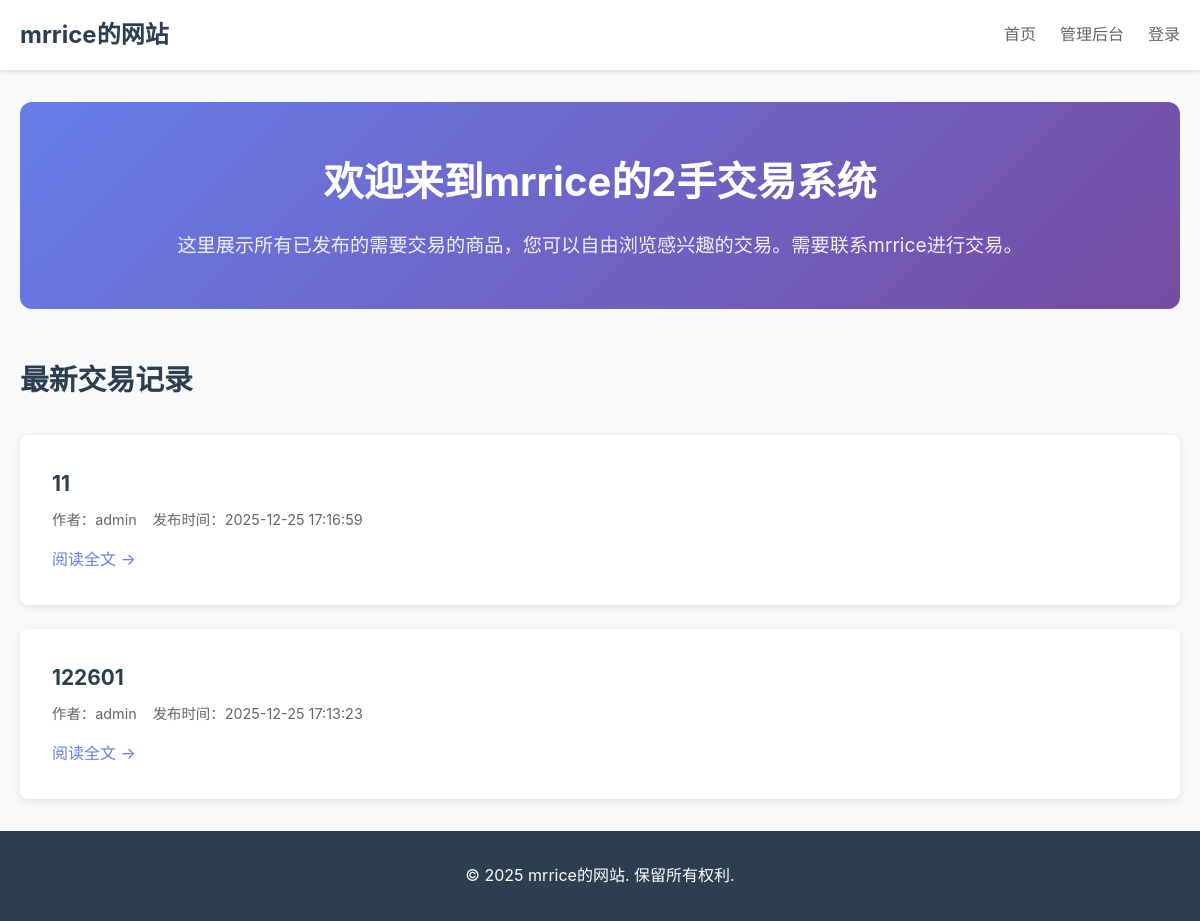
Before: / with the older database file.
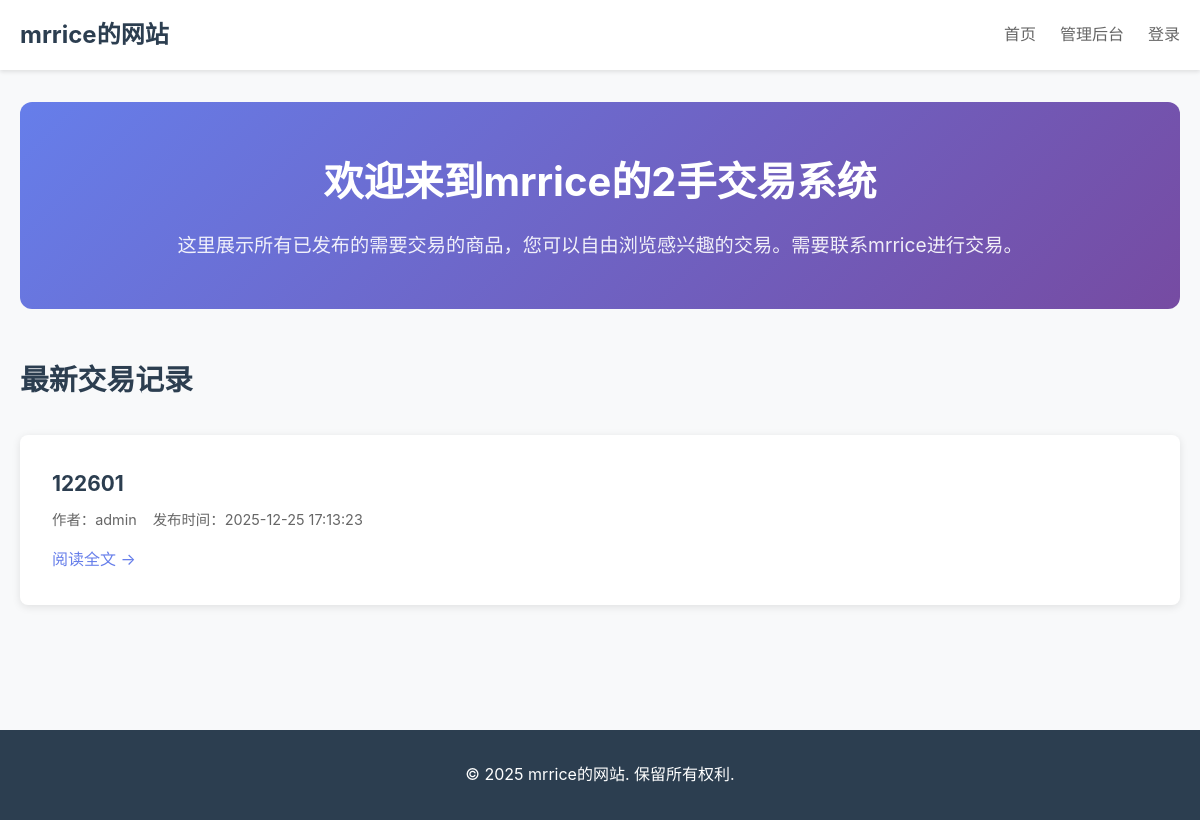
After: the same page with the newer database file.
### tables this page shows
CREATE TABLE contents (
            id INTEGER PRIMARY KEY AUTOINCREMENT,
            title TEXT NOT NULL,
            content TEXT NOT NULL,
            author TEXT NOT NULL,
            created_at TIMESTAMP DEFAULT CURRENT_TIMESTAMP,
            updated_at TIMESTAMP DEFAULT CURRENT_TIMESTAMP
        );

### server.py (the view)
@app.route('/')
def index():
    conn = sqlite3.connect('database.db')
    cursor = conn.cursor()
    cursor.execute('SELECT id, title, author, created_at FROM contents ORDER BY created_at DESC')
    contents = cursor.fetchall()
    conn.close()
    return render_template('index.html', contents=contents)

### templates/index.html (shortened to what this page needs)
<!DOCTYPE html>
<html lang="zh-CN">
<head>
    <link rel="stylesheet" href="{{ url_for('static', filename='css/style.css') }}">
</head>
<body>
    <header class="header">
        <div class="container">
            <h1 class="logo">mrrice的网站</h1>
            <nav class="nav">
                <a href="/" class="nav-link">首页</a>
                <a href="/admin" class="nav-link">管理后台</a>
                <a href="/login" class="nav-link">登录</a>
            </nav>
        </div>
    </header>
    <main class="main">
        <div class="container">
            <section class="hero">
                <h2>欢迎来到mrrice的2手交易系统</h2>
                <p>这里展示所有已发布的需要交易的商品，您可以自由浏览感兴趣的交易。需要联系mrrice进行交易。</p>
            </section>
            <section class="content-list">
                <h3>最新交易记录</h3>
                <div class="contents">
                    {% if contents %}
                        {% for content in contents %}
                        <article class="content-card">
                            <h4 class="content-title">
                                <a href="/content/{{ content[0] }}">{{ content[1] }}</a>
                            </h4>
                            <div class="content-meta">
                                <span class="author">作者：{{ content[2] }}</span>
                                <span class="date">发布时间：{{ content[3] }}</span>
                            </div>
                            <p class="content-excerpt">
                                <a href="/content/{{ content[0] }}">阅读全文 →</a>
                            </p>
                        </article>
                        {% endfor %}
                    {% else %}
                        <div class="empty-state">
                            <p>暂无内容，管理员可以在后台添加新内容。</p>
                        </div>
                    {% endif %}
                </div>
            </section>
        </div>
    </main>
    <footer class="footer">
        <div class="container">
            <p>&copy; 2025 mrrice的网站. 保留所有权利.</p>
        </div>
    </footer>
</body>
</html>

### static/css/style.css (style rules this page uses)
* { margin: 0; padding: 0; box-sizing: border-box; }
body { font-family: -apple-system, BlinkMacSystemFont, 'Segoe UI', Roboto, 'Helvetica Neue', Arial, sans-serif; line-height: 1.6; color: #333; background-color: #f8f9fa; }
.container { max-width: 1200px; margin: 0 auto; padding: 0 20px; }
.header { background-color: #fff; box-shadow: 0 2px 4px rgba(0,0,0,0.1); position: sticky; top: 0; z-index: 100; }
.header .container { display: flex; justify-content: space-between; align-items: center; padding: 1rem 20px; }
.logo { font-size: 1.5rem; font-weight: bold; color: #2c3e50; }
.nav { display: flex; gap: 1.5rem; }
.nav-link { text-decoration: none; color: #666; font-weight: 500; transition: color 0.3s; }
.main { min-height: calc(100vh - 140px); padding: 2rem 0; }
.hero { text-align: center; padding: 3rem 0; background: linear-gradient(135deg, #667eea 0%, #764ba2 100%); color: white; border-radius: 12px; margin-bottom: 3rem; }
.hero h2 { font-size: 2.5rem; margin-bottom: 1rem; }
.hero p { font-size: 1.2rem; opacity: 0.9; }
.content-list h3 { font-size: 1.8rem; margin-bottom: 2rem; color: #2c3e50; }
.contents { display: grid; gap: 1.5rem; }
.content-card { background: white; padding: 2rem; border-radius: 8px; box-shadow: 0 2px 8px rgba(0,0,0,0.1); transition: transform 0.3s, box-shadow 0.3s; }
.content-title { font-size: 1.3rem; margin-bottom: 0.5rem; }
.content-title a { color: #2c3e50; text-decoration: none; }
.content-meta { display: flex; gap: 1rem; font-size: 0.9rem; color: #666; margin-bottom: 1rem; }
.content-excerpt a { color: #667eea; text-decoration: none; }
.footer { background-color: #2c3e50; color: white; text-align: center; padding: 2rem 0; }

Changed rows visible on the page:
removed contents: title "11", author "admin", created_at "2025-12-25 17:16:59"
